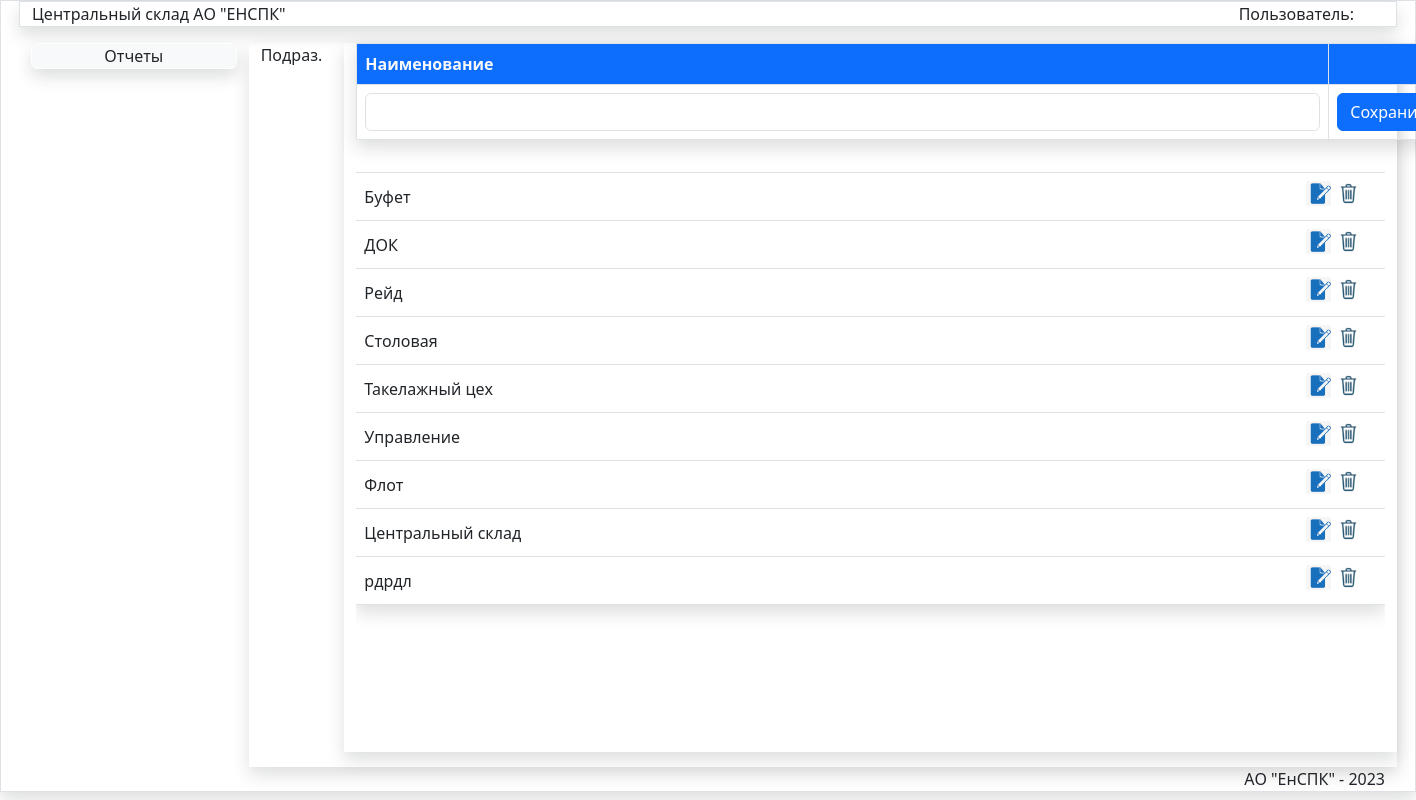
The page /podraz/ on the database as committed earlier.
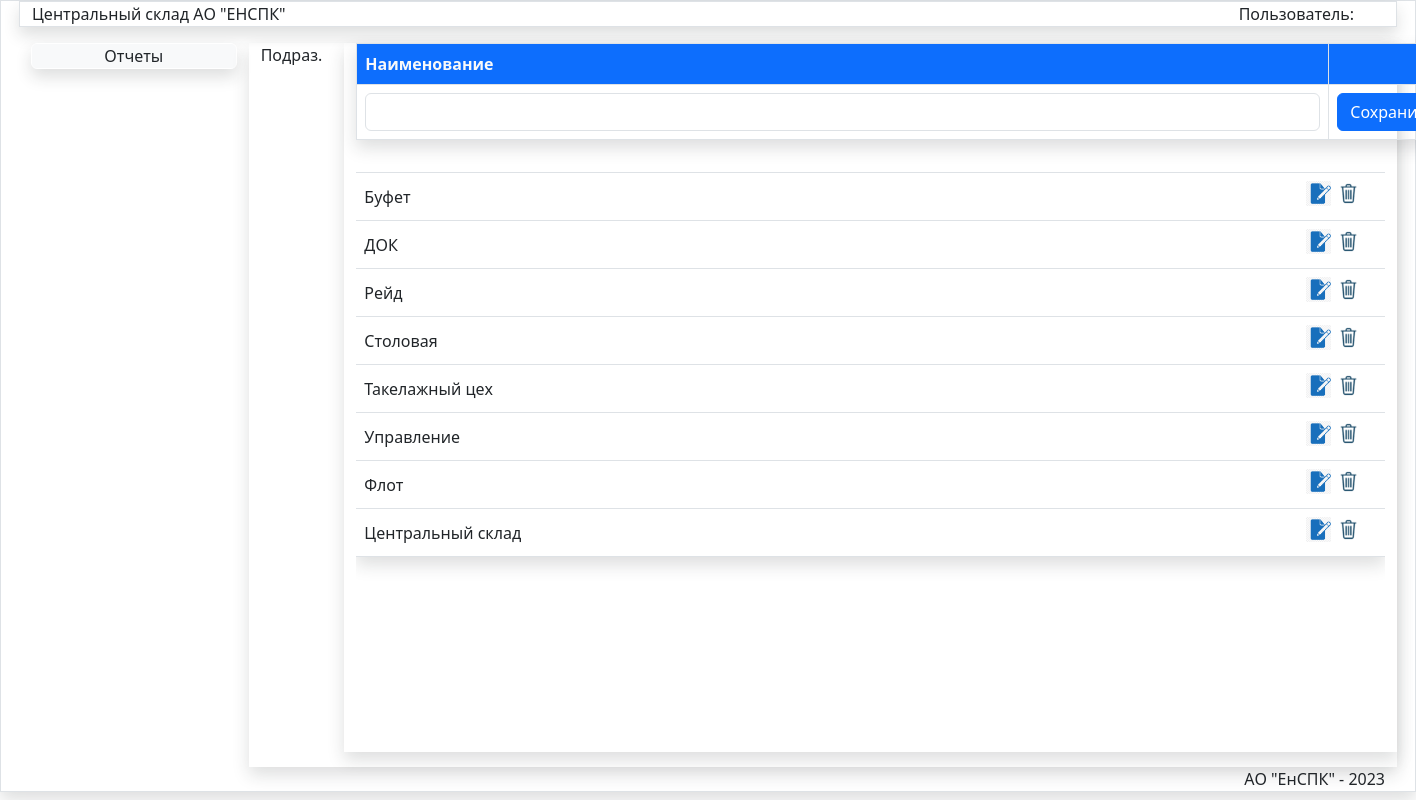
The same page on the database as committed later.
### store/models.py (models this page shows, shortened)
class Podraz(models.Model):
    title = models.CharField(max_length=150, verbose_name='Название подразделения', unique=True)
    class Meta:
        verbose_name = 'Подразделение'
        verbose_name_plural = 'Подразделения'
        ordering = ['title', ]

### store/views.py (the view)
# urls.py: path('podraz/', PodrazList, name='PodrazList'),
def PodrazList(request):
    unit = Podraz.objects.all()
    form = PodrazForm()
    return render(request, 'store/spr/SprList.html', {'title': "Подраз.",
                                                      'unit': unit, 'form': form, 'pic_label': 'Подраз.',
                                                      'url_delete': reverse('PodrazDelete'),
                                                      'url_name': reverse('SavePodraz'),
                                                      'url_update': reverse('PodrazUpdate')
                                                      })

### store/forms.py
class PodrazForm(forms.ModelForm):
   class Meta:
      model = Podraz
      fields = ['title']
      widgets = {
    'title': forms.TextInput(attrs={'class': 'form-control', 'style':'width:955px;','id':'idtitle'}),
         }

### store/templates/store/spr/SprList.html (shortened to what this page needs)
{% extends 'store/menu.html' %}
{% load static %}
{% block DataArea %}
<div class="row">
    <div class="col-md-1  ">{{pic_label}}</div>
<div class="col-md-11 mx-auto shadow">
 <table class="table shadow table-bordered table-hover" >
  <thead class="bg-primary text-light">
  <th style="width:90%">Наименование</th>
    <th style="width:10%"></th>
  </thead>
  <tr><td>
 <form action={{url_name}} method="post" id="postspr-form">{% csrf_token %}
 <input type="hidden" name="unit_id " id="unit_id">{{ form.title}} </td>
<td>
 <button type="submit" class="btn btn-primary " id="savebtn" >Сохранить</button></td>
</tr>
</table>
<div class="scrolltable">
<table class="table shadow table-hover ">
  <thead >
  <th style="width:90%"></th>
    <th style="width:10%"></th>
  </thead>
<tbody id="tbody">
{% for item in unit %}
<tr>
<td  class="align-middle">{{item.title}}</td>
<td class="text-center align-middle text-end" ><input data-sid="{{item.pk}}" data-update="{{url_update}}" value="Update" type="image" class="btn-update" src="{% static '/images/edit2.png' %}" width="25px" >
<input data-sid="{{item.pk}}" data-del="{{url_delete}}" class="btn-del " value="Delete" type="image" src="{% static '/images/del.png' %}" width="25px"> </td>
</tr>
{% endfor %}
</tbody>
</table>
</div>
</div>
</div>
{% endblock DataArea %}

Rows that differ between the two databases and show on the page:
removed Podraz: title "рдрдл"
